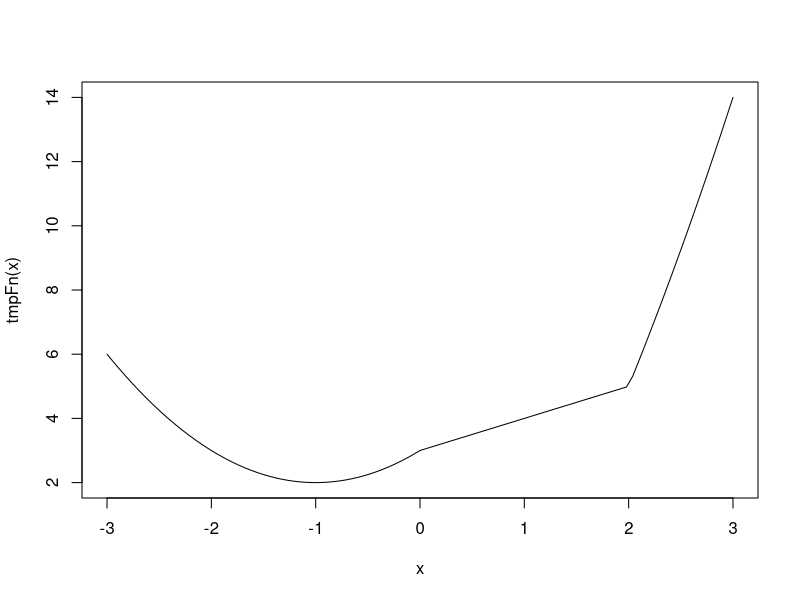

Write R code to recreate this figure.
## ---- chunk 1
knitr::opts_chunk$set(echo = TRUE)
## ---- chunk 2

tmpFn1 <- function(xVec){
  return(xVec^(1:length(xVec)))
}

## simple example
a <- c(2, 5, 3, 8, 2, 4)

b <- tmpFn1(a)
b

## ---- chunk 3
tmpFn2 <- function(xVec2){
  
  n = length(xVec2)
  
  return(xVec2^(1:n)/(1:n))
}



c <- tmpFn2(a)
c


## ---- chunk 4
tmpFn3 <- function(x,n){
  1+sum((x^(1:n))/(1:n))
}

d <-tmpFn3(1,10)
d
## ---- chunk 5
tempFn <- function(xVec){
  x<-length(xVec)
  (xVec[1:(x-2)]+xVec[2:(x-1)]+xVec[3:x])/3
}

tempFn(c(1:5,6:1))
## ---- chunk 6
tmpFn <-function(xVec){
  ifelse(xVec<0,xVec^2+2*xVec+3,ifelse(xVec<2,xVec+3,xVec^2+4*xVec-7))
}

curve(tmpFn, from=-3, to=3)
            
## ---- chunk 7
newMatrix<-function(x){
  x[x%%2==1]<-2*x[x%%2==1]
}
## ---- chunk 8

tFn<-function(n,k){
  newMat<-matrix(rep(0,n*n), byrow = TRUE)
  newMat <- diag(k,nrow=n)
  newMat[abs(row(newMat)-col(newMat))==1]<-1
  newMat
}
## ---- chunk 9
quadrant <-function(alpha){
  floor(alpha/90)%%4+1
}
## ---- chunk 10
weekday<-function(day,month,year){
  month <- month-2
  if (month<=0){
    month <- month+12
    year <- year-1
  }
 century<-as.integer(substring(as.character(year*100),1,2))
 year <- year%%100
 vcs <-floor(2.6*month-0.2)+day+year+year%/%4+century%/%4-2*century
 c("Sunday","Monday","Tuesday","Wednesday","Thursday","Friday","Saturday")[1+vcs%%7]
}
weekday(03,14,1996)
## ---- chunk 11
weekday2<-function(day,month,year){
  new<-month<=2
  month<-month-2+12*new
  year<-year-new
  century<-as.integer(substring(as.character(year*100),1,2))
 year <- year%%100
 vcs <-floor(2.6*month-0.2)+day+year+year%/%4+century%/%4-2*century
 c("Sunday","Monday","Tuesday","Wednesday","Thursday","Friday","Saturday")[1+vcs%%7]
 new
 }
## ---- chunk 12
testloop<-function(n){
  x<-rep(NA,n-1)
    x[1]<-1
    x[2]<-2
  for(j in 3:(n-1))
    x[j]<-x[j-1]+2/x[j-1]
  x
}
## ---- chunk 13
testloop2<-function(yVec){
  n<-length(yVec)
  if(n<=0){0}
  else{sum(exp(1:n))}
}
## ---- chunk 14
quadmap<-function(start,rho,niter){
  x <- rep(NA,niter)
   x[1]<-start
  for(n in 1:(niter-1)){
    x[n+1]<-rho*x[n]*(1-x[n])
  }
  x
  }
tmp <-quadmap(start=0.95,rho=2.99,niter=500)
## ---- chunk 15
quadmap2<-function(start,rho){
  x1 <- start
  x2 <- rho*x1*(1-x1)
  n <- 1
  while(abs(x2-x1)>=0.02){
    x1 <- x2
    x2 <- rho*x1*(1-x1)
    n<- n+1 
  }
  n
}
tmp<-quadmap2(0.95,2.99)
## ---- chunk 16
   tmpFn<-function(xVec){
     len <- length(xVec)
     diff<- xVec-mean(xVec)
     r1 <- sum(diff[2:len]*diff[1:(len-1)])/sum(diff^2)
     r2 <- sum(diff[3:len]*diff[1:(len-2)])/sum(diff^2)
     list(r1=r1,r2=r2)
   }
   vecs<-seq(2, 56, by=3)
   tmpFn(vecs)
## ---- chunk 17
   tmpFn<-function(xVec,k){
     len<-length(xVec)
     diff<-xVec-mean(xVec)
     div<-sum(diff^2)
     tmpfn<-function(i){sum(diff[(i+1):len]*diff[1:(len-i)])/div}
     c(1,sapply(1:k,tmpfn))
   }
   vecs<-seq(2,56,by=3)
   tmpFn(vecs,3)
